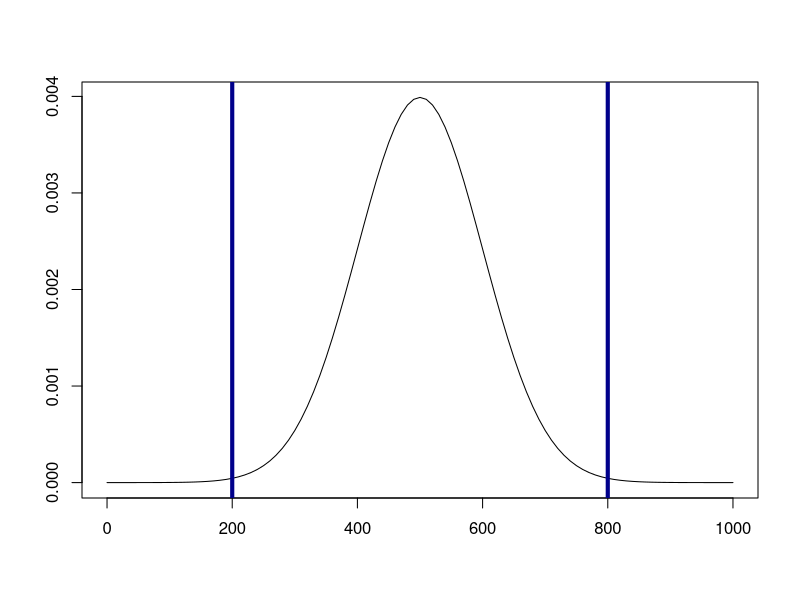

Recreate this plot in R.
## ---- chunk 1
knitr::opts_chunk$set(echo = TRUE)
## ---- chunk 2

curve(dnorm(x, 500, 100), from=0, to=1000, xlab = c(""), ylab = c(""))
abline(v = 200, col = "darkblue", lwd = 4)
abline(v = 800, col = "darkblue", lwd = 4)

## ---- chunk 3

pnorm(800, mean = 500, sd = 100) - pnorm(200, mean=500, sd= 100)

## ---- chunk 4

pnorm(700, mean=800, sd=150)

## ---- chunk 5
# 1. Weg
1 - pnorm(900, mean=800, sd=150)

# 2.Weg
pnorm(900, mean=800, sd=150, lower.tail = FALSE)
## ---- chunk 6
# 1. Weg
1 - pnorm(800, mean=800, sd=150)

# 2.Weg
pnorm(800, mean=800, sd=150, lower.tail = FALSE)
## ---- chunk 7

datagen1 <- rnorm(1000, 300, 200)

## ---- chunk 8
# Mittelwert (arithmetisches Mittel, engl. Mean)
mean(datagen1)
# Varianz
var(datagen1)
# Quantile
quantile(datagen1, c(0.1, 0.9))
